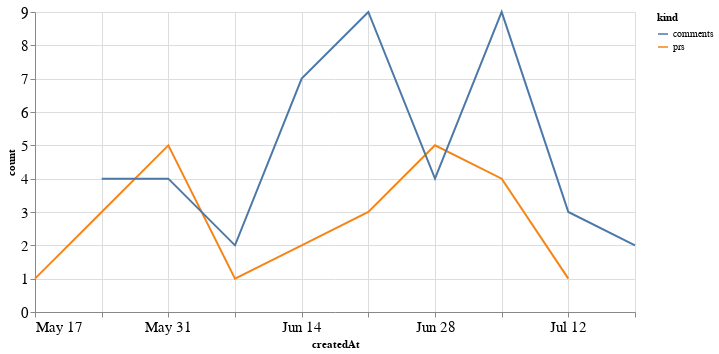

The notebook cell saved with this chart:
### Code cell
alt.Chart(total_time, width=600).mark_line().encode(
    x='createdAt',
    y='count',
    color='kind'
)

### Figure 1 — Vega-Lite specification as saved in the notebook (floating-point values rounded to 4 significant figures)
{"config": {"axisLeft": {"labelFontSize": 15}, "axisBottom": {"labelFontSize": 15}}, "data": {"name": "data-483cca9ea0484bff235e71d612f372cf"}, "mark": "line", "encoding": {"color": {"type": "nominal", "field": "kind"}, "x": {"type": "temporal", "field": "createdAt"}, "y": {"type": "quantitative", "field": "count"}}, "width": 600, "$schema": "https://vega.github.io/schema/vega-lite/v4.8.1.json", "datasets": {"data-483cca9ea0484bff235e71d612f372cf": [{"createdAt": "2020-05-17T00:00:00", "kind": "prs", "count": 1.0}, {"createdAt": "2020-05-24T00:00:00", "kind": "prs", "count": 3.0}, {"createdAt": "2020-05-31T00:00:00", "kind": "prs", "count": 5.0}, {"createdAt": "2020-06-07T00:00:00", "kind": "prs", "count": 1.0}, {"createdAt": "2020-06-14T00:00:00", "kind": "prs", "count": 2.0}, {"createdAt": "2020-06-21T00:00:00", "kind": "prs", "count": 3.0}, {"createdAt": "2020-06-28T00:00:00", "kind": "prs", "count": 5.0}, {"createdAt": "2020-07-05T00:00:00", "kind": "prs", "count": 4.0}, {"createdAt": "2020-07-12T00:00:00", "kind": "prs", "count": 1.0}, {"createdAt": "2020-07-19T00:00:00", "kind": "prs", "count": null}, {"createdAt": "2020-05-17T00:00:00", "kind": "comments", "count": null}, {"createdAt": "2020-05-24T00:00:00", "kind": "comments", "count": 4.0}, {"createdAt": "2020-05-31T00:00:00", "kind": "comments", "count": 4.0}, {"createdAt": "2020-06-07T00:00:00", "kind": "comments", "count": 2.0}, {"createdAt": "2020-06-14T00:00:00", "kind": "comments", "count": 7.0}, {"createdAt": "2020-06-21T00:00:00", "kind": "comments", "count": 9.0}, {"createdAt": "2020-06-28T00:00:00", "kind": "comments", "count": 4.0}, {"createdAt": "2020-07-05T00:00:00", "kind": "comments", "count": 9.0}, {"createdAt": "2020-07-12T00:00:00", "kind": "comments", "count": 3.0}, {"createdAt": "2020-07-19T00:00:00", "kind": "comments", "count": 2.0}]}}
